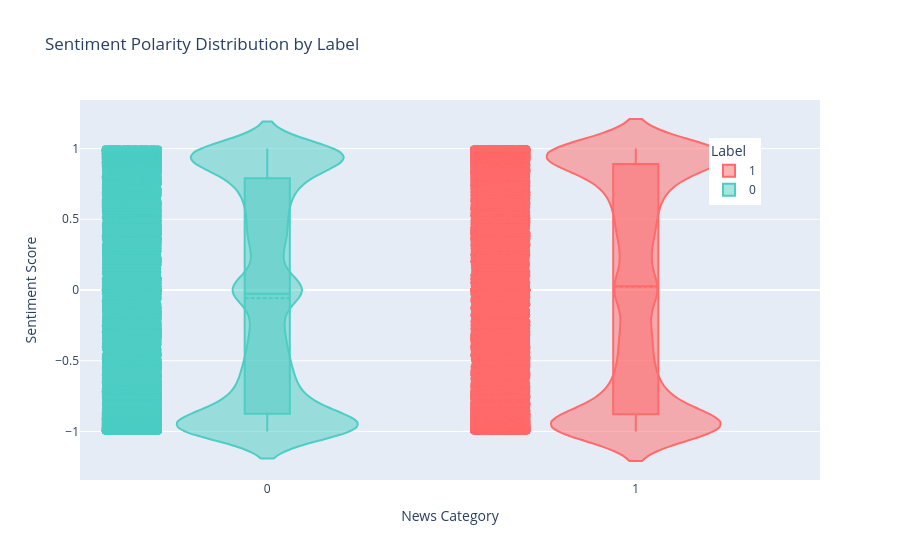

The code cell stored with this chart in its notebook:
### Code cell
# Calculate mean, max, and min sentiment scores for each label
mean_sentiment = df.groupby('label')['sentiment'].mean().reset_index()
max_sentiment = df.groupby('label')['sentiment'].max().reset_index()
min_sentiment = df.groupby('label')['sentiment'].min().reset_index()

summary_sentiment = pd.merge(mean_sentiment, max_sentiment, on='label', suffixes=('_mean', '_max'))
summary_sentiment = pd.merge(summary_sentiment, min_sentiment, on='label')
summary_sentiment.rename(columns={'sentiment': 'sentiment_min'}, inplace=True)

for index, row in summary_sentiment.iterrows():
    print(f"Label: {row['label']}, Mean Sentiment: {row['sentiment_mean']:.2f}, Max Sentiment: {row['sentiment_max']:.2f}, Min Sentiment: {row['sentiment_min']:.2f}")

# Create a violin plot for sentiment scores
fig = px.violin(df, 
                 x='label', 
                 y='sentiment', 
                 box=True, 
                 points='all', 
                 title='Sentiment Polarity Distribution by Label',
                 color='label',  # Color by label
                 color_discrete_sequence=['#FF6B6B', '#4ECDC4'])  # Custom colors

fig.update_traces(meanline_visible=True)  
fig.update_layout(yaxis_title='Sentiment Score',
                  xaxis_title='News Category',
                  legend_title='Label',
                  legend=dict(x=0.85, y=0.9))  

fig.show()

### Figure 1 — Plotly figure (JSON) as saved in the notebook; plotly's stock layout.template omitted (floating-point values rounded to 4 significant figures; data arrays with more than 128 entries replaced by an {"elided": "..."} marker saying what was removed)
{"data": [{"alignmentgroup": "True", "box": {"visible": true}, "hovertemplate": "label=%{x}<br>sentiment=%{y}<extra></extra>", "legendgroup": "1", "marker": {"color": "#FF6B6B"}, "meanline": {"visible": true}, "name": "1", "offsetgroup": "1", "orientation": "v", "points": "all", "scalegroup": "True", "showlegend": true, "type": "violin", "x": {"elided": "34946 int values"}, "x0": " ", "xaxis": "x", "y": {"elided": "34946 float values"}, "y0": " ", "yaxis": "y"}, {"alignmentgroup": "True", "box": {"visible": true}, "hovertemplate": "label=%{x}<br>sentiment=%{y}<extra></extra>", "legendgroup": "0", "marker": {"color": "#4ECDC4"}, "meanline": {"visible": true}, "name": "0", "offsetgroup": "0", "orientation": "v", "points": "all", "scalegroup": "True", "showlegend": true, "type": "violin", "x": {"elided": "43642 int values"}, "x0": " ", "xaxis": "x", "y": {"elided": "43642 float values"}, "y0": " ", "yaxis": "y"}], "layout": {"legend": {"title": {"text": "Label"}, "tracegroupgap": 0, "x": 0.85, "y": 0.9}, "title": {"text": "Sentiment Polarity Distribution by Label"}, "violinmode": "overlay", "xaxis": {"anchor": "y", "categoryarray": [1, 0], "categoryorder": "array", "domain": [0, 1], "title": {"text": "News Category"}}, "yaxis": {"anchor": "x", "domain": [0, 1], "title": {"text": "Sentiment Score"}}}}
